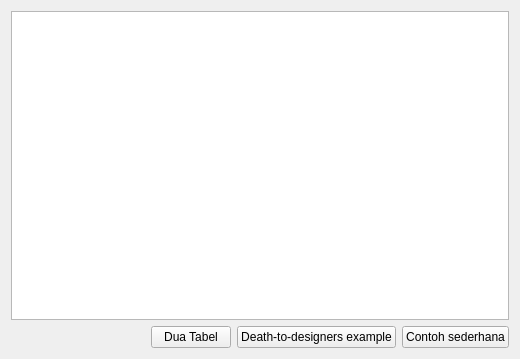
<?xml version="1.0" encoding="UTF-8"?>
<ui version="4.0">
 <class>Widget</class>
 <widget class="QWidget" name="Widget">
  <property name="geometry">
   <rect>
    <x>0</x>
    <y>0</y>
    <width>520</width>
    <height>359</height>
   </rect>
  </property>
  <property name="windowTitle">
   <string>Contoh Cetak Data dalam Tabel</string>
  </property>
  <layout class="QVBoxLayout" name="verticalLayout">
   <item>
    <widget class="QTableView" name="tableView"/>
   </item>
   <item>
    <layout class="QHBoxLayout" name="horizontalLayout">
     <item>
      <spacer name="horizontalSpacer">
       <property name="orientation">
        <enum>Qt::Horizontal</enum>
       </property>
       <property name="sizeHint" stdset="0">
        <size>
         <width>40</width>
         <height>20</height>
        </size>
       </property>
      </spacer>
     </item>
     <item>
      <widget class="QPushButton" name="pushButton_3">
       <property name="text">
        <string>Dua Tabel</string>
       </property>
      </widget>
     </item>
     <item>
      <widget class="QPushButton" name="pushButton_2">
       <property name="text">
        <string>Death-to-designers example</string>
       </property>
      </widget>
     </item>
     <item>
      <widget class="QPushButton" name="pushButton">
       <property name="text">
        <string>Contoh sederhana</string>
       </property>
      </widget>
     </item>
    </layout>
   </item>
  </layout>
 </widget>
 <layoutdefault spacing="6" margin="11"/>
 <resources/>
 <connections/>
</ui>
